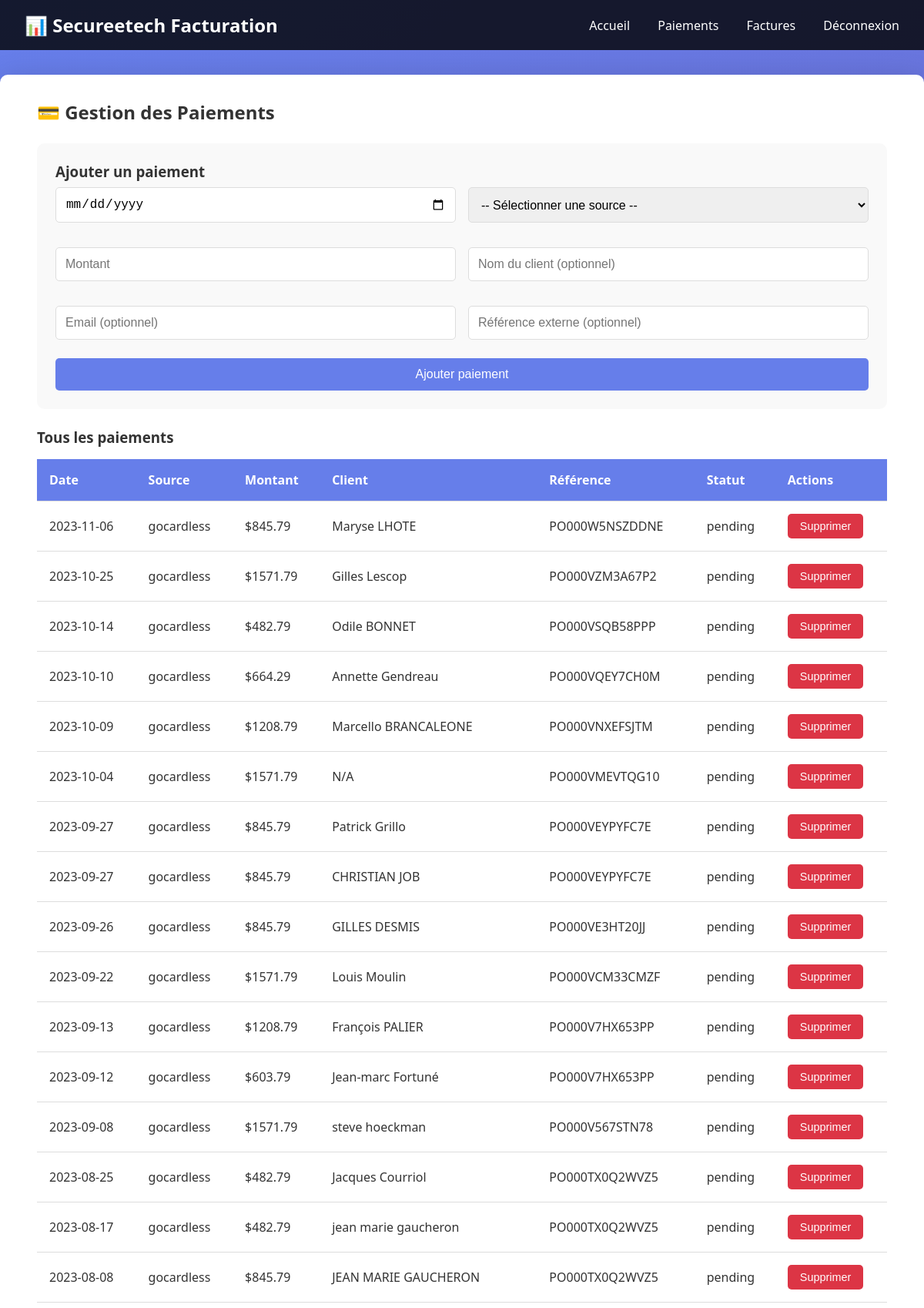
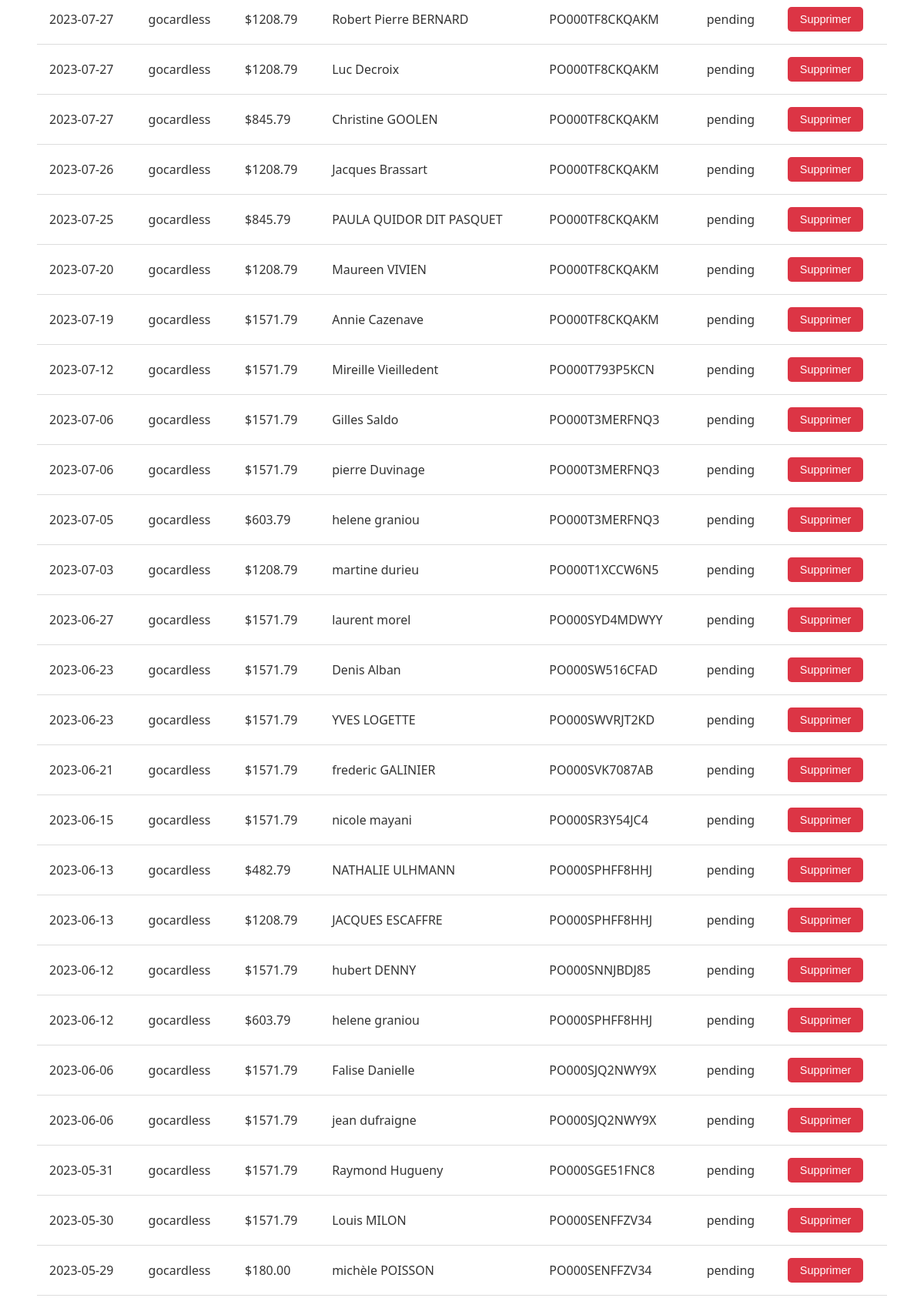
Page /paiements (signed in, upper part) on the committed database (2 pictures, top to bottom).
### tables this page shows
CREATE TABLE paiements (
        id INTEGER PRIMARY KEY AUTOINCREMENT,
        date_paiement TEXT NOT NULL,
        source TEXT NOT NULL,
        montant REAL NOT NULL,
        client_nom TEXT,
        email TEXT,
        statut TEXT DEFAULT 'pending',
        reference_externe TEXT,
        metadonnees TEXT,
        synchronise INTEGER DEFAULT 0,
        created_at TEXT DEFAULT CURRENT_TIMESTAMP
    );

### app.py (the view)
@app.route('/paiements')
@login_required
def paiements():
    paiements = database.obtenir_tous_paiements()
    sources = list(set(p['source'] for p in paiements))
    return render_template('paiements.html', paiements=paiements, sources=sources)

### app.py (called while the page is built)
def login_required(f):
    @wraps(f)
    def decorated_function(*args, **kwargs):
        if 'authenticated' not in session:
            return redirect(url_for('connexion'))
        return f(*args, **kwargs)
    return decorated_function

### database.py (called while the page is built)
def get_connection():
    conn = sqlite3.connect(DB_FILE)
    conn.row_factory = sqlite3.Row
    return conn

def obtenir_tous_paiements():
    conn = get_connection()
    cursor = conn.cursor()
    cursor.execute('SELECT * FROM paiements ORDER BY date_paiement DESC')
    paiements = [dict(row) for row in cursor.fetchall()]
    conn.close()
    return paiements

### templates/paiements.html (shortened to what this page needs)
{% extends "base.html" %}
{% block content %}
<h2>💳 Gestion des Paiements</h2>
<div style="background: #f9f9f9; padding: 1.5rem; border-radius: 10px; margin: 1.5rem 0;">
    <h3>Ajouter un paiement</h3>
    <form id="form-paiement" style="display: grid; grid-template-columns: 1fr 1fr; gap: 1rem;">
        <input type="date" id="date_paiement" name="date_paiement" required>
        <select id="source" name="source" required>
            <option value="">-- Sélectionner une source --</option>
        </select>
        <input type="number" id="montant" name="montant" placeholder="Montant" step="0.01" required>
        <input type="text" id="client_nom" name="client_nom" placeholder="Nom du client (optionnel)">
        <input type="email" id="email" name="email" placeholder="Email (optionnel)">
        <input type="text" id="reference_externe" name="reference_externe" placeholder="Référence externe (optionnel)">
        <button type="submit" style="grid-column: 1 / -1;">Ajouter paiement</button>
    </form>
</div>
<h3>Tous les paiements</h3>
<table>
    <thead>
        <tr>
            <th>Date</th>
            <th>Source</th>
            <th>Montant</th>
            <th>Client</th>
            <th>Référence</th>
            <th>Statut</th>
            <th>Actions</th>
        </tr>
    </thead>
    <tbody id="paiements-tbody">
        {% for paiement in paiements %}
        <tr data-id="{{ paiement.id }}">
            <td>{{ paiement.date_paiement }}</td>
            <td>{{ paiement.source }}</td>
            <td>${{ "%.2f"|format(paiement.montant) }}</td>
            <td>{{ paiement.client_nom or 'N/A' }}</td>
            <td>{{ paiement.reference_externe or '-' }}</td>
            <td>{{ paiement.statut }}</td>
            <td>
                <button onclick="supprimerPaiement({{ paiement.id }})" style="background: #dc3545; padding: 0.5rem 1rem; font-size: 0.9rem;">Supprimer</button>
            </td>
        </tr>
        {% endfor %}
    </tbody>
</table>
{% endblock %}

### templates/base.html (style rules this page uses)
* { margin: 0; padding: 0; box-sizing: border-box; }
body { font-family: 'Segoe UI', Tahoma, Geneva, Verdana, sans-serif; background: linear-gradient(135deg, #667eea 0%, #764ba2 100%); min-height: 100vh; color: #333; }
button { background: #667eea; color: white; border: none; padding: 0.75rem 1.5rem; border-radius: 5px; cursor: pointer; font-size: 1rem; }
input, textarea, select { width: 100%; padding: 0.75rem; border: 1px solid #ddd; border-radius: 5px; margin: 0.5rem 0; font-size: 1rem; }
table { width: 100%; border-collapse: collapse; margin: 1rem 0; }
table th, table td { padding: 1rem; text-align: left; border-bottom: 1px solid #ddd; }
table th { background: #667eea; color: white; }

### rows in the picture
paiements: date_paiement "2023-11-06", source "gocardless", montant "845.79", client_nom "Maryse LHOTE", reference_externe "PO000W5NSZDDNE", statut "pending"
paiements: date_paiement "2023-10-25", source "gocardless", montant "1571.79", client_nom "Gilles Lescop", reference_externe "PO000VZM3A67P2", statut "pending"
paiements: date_paiement "2023-10-14", source "gocardless", montant "482.79", client_nom "Odile BONNET", reference_externe "PO000VSQB58PPP", statut "pending"
paiements: date_paiement "2023-10-10", source "gocardless", montant "664.29", client_nom "Annette Gendreau", reference_externe "PO000VQEY7CH0M", statut "pending"
paiements: date_paiement "2023-10-09", source "gocardless", montant "1208.79", client_nom "Marcello BRANCALEONE", reference_externe "PO000VNXEFSJTM", statut "pending"
paiements: date_paiement "2023-10-04", source "gocardless", montant "1571.79", client_nom "N/A", reference_externe "PO000VMEVTQG10", statut "pending"
paiements: date_paiement "2023-09-27", source "gocardless", montant "845.79", client_nom "Patrick Grillo", reference_externe "PO000VEYPYFC7E", statut "pending"
paiements: date_paiement "2023-09-27", source "gocardless", montant "845.79", client_nom "CHRISTIAN JOB", reference_externe "PO000VEYPYFC7E", statut "pending"
paiements: date_paiement "2023-09-26", source "gocardless", montant "845.79", client_nom "GILLES DESMIS", reference_externe "PO000VE3HT20JJ", statut "pending"
paiements: date_paiement "2023-09-22", source "gocardless", montant "1571.79", client_nom "Louis Moulin", reference_externe "PO000VCM33CMZF", statut "pending"
paiements: date_paiement "2023-09-13", source "gocardless", montant "1208.79", client_nom "François PALIER", reference_externe "PO000V7HX653PP", statut "pending"
paiements: date_paiement "2023-09-12", source "gocardless", montant "603.79", client_nom "Jean-marc Fortuné", reference_externe "PO000V7HX653PP", statut "pending"
paiements: date_paiement "2023-09-08", source "gocardless", montant "1571.79", client_nom "steve hoeckman", reference_externe "PO000V567STN78", statut "pending"
paiements: date_paiement "2023-08-25", source "gocardless", montant "482.79", client_nom "Jacques Courriol", reference_externe "PO000TX0Q2WVZ5", statut "pending"
paiements: date_paiement "2023-08-17", source "gocardless", montant "482.79", client_nom "jean marie gaucheron", reference_externe "PO000TX0Q2WVZ5", statut "pending"
paiements: date_paiement "2023-08-08", source "gocardless", montant "845.79", client_nom "JEAN MARIE GAUCHERON", reference_externe "PO000TX0Q2WVZ5", statut "pending"
paiements: date_paiement "2023-07-27", source "gocardless", montant "1208.79", client_nom "Robert Pierre BERNARD", reference_externe "PO000TF8CKQAKM", statut "pending"
paiements: date_paiement "2023-07-27", source "gocardless", montant "1208.79", client_nom "Luc Decroix", reference_externe "PO000TF8CKQAKM", statut "pending"
paiements: date_paiement "2023-07-27", source "gocardless", montant "845.79", client_nom "Christine GOOLEN", reference_externe "PO000TF8CKQAKM", statut "pending"
paiements: date_paiement "2023-07-26", source "gocardless", montant "1208.79", client_nom "Jacques Brassart", reference_externe "PO000TF8CKQAKM", statut "pending"
paiements: date_paiement "2023-07-25", source "gocardless", montant "845.79", client_nom "PAULA QUIDOR DIT PASQUET", reference_externe "PO000TF8CKQAKM", statut "pending"
paiements: date_paiement "2023-07-20", source "gocardless", montant "1208.79", client_nom "Maureen VIVIEN", reference_externe "PO000TF8CKQAKM", statut "pending"
paiements: date_paiement "2023-07-19", source "gocardless", montant "1571.79", client_nom "Annie Cazenave", reference_externe "PO000TF8CKQAKM", statut "pending"
paiements: date_paiement "2023-07-12", source "gocardless", montant "1571.79", client_nom "Mireille Vieilledent", reference_externe "PO000T793P5KCN", statut "pending"
paiements: date_paiement "2023-07-06", source "gocardless", montant "1571.79", client_nom "Gilles Saldo", reference_externe "PO000T3MERFNQ3", statut "pending"
paiements: date_paiement "2023-07-06", source "gocardless", montant "1571.79", client_nom "pierre Duvinage", reference_externe "PO000T3MERFNQ3", statut "pending"
paiements: date_paiement "2023-07-05", source "gocardless", montant "603.79", client_nom "helene graniou", reference_externe "PO000T3MERFNQ3", statut "pending"
paiements: date_paiement "2023-07-03", source "gocardless", montant "1208.79", client_nom "martine durieu", reference_externe "PO000T1XCCW6N5", statut "pending"
paiements: date_paiement "2023-06-27", source "gocardless", montant "1571.79", client_nom "laurent morel", reference_externe "PO000SYD4MDWYY", statut "pending"
paiements: date_paiement "2023-06-23", source "gocardless", montant "1571.79", client_nom "Denis Alban", reference_externe "PO000SW516CFAD", statut "pending"
paiements: date_paiement "2023-06-23", source "gocardless", montant "1571.79", client_nom "YVES LOGETTE", reference_externe "PO000SWVRJT2KD", statut "pending"
paiements: date_paiement "2023-06-21", source "gocardless", montant "1571.79", client_nom "frederic GALINIER", reference_externe "PO000SVK7087AB", statut "pending"
paiements: date_paiement "2023-06-15", source "gocardless", montant "1571.79", client_nom "nicole mayani", reference_externe "PO000SR3Y54JC4", statut "pending"
paiements: date_paiement "2023-06-13", source "gocardless", montant "482.79", client_nom "NATHALIE ULHMANN", reference_externe "PO000SPHFF8HHJ", statut "pending"
paiements: date_paiement "2023-06-13", source "gocardless", montant "1208.79", client_nom "JACQUES ESCAFFRE", reference_externe "PO000SPHFF8HHJ", statut "pending"
paiements: date_paiement "2023-06-12", source "gocardless", montant "1571.79", client_nom "hubert DENNY", reference_externe "PO000SNNJBDJ85", statut "pending"
paiements: date_paiement "2023-06-12", source "gocardless", montant "603.79", client_nom "helene graniou", reference_externe "PO000SPHFF8HHJ", statut "pending"
paiements: date_paiement "2023-06-06", source "gocardless", montant "1571.79", client_nom "Falise Danielle", reference_externe "PO000SJQ2NWY9X", statut "pending"
paiements: date_paiement "2023-06-06", source "gocardless", montant "1571.79", client_nom "jean dufraigne", reference_externe "PO000SJQ2NWY9X", statut "pending"
paiements: date_paiement "2023-05-31", source "gocardless", montant "1571.79", client_nom "Raymond Hugueny", reference_externe "PO000SGE51FNC8", statut "pending"
paiements: date_paiement "2023-05-30", source "gocardless", montant "1571.79", client_nom "Louis MILON", reference_externe "PO000SENFFZV34", statut "pending"
paiements: date_paiement "2023-05-29", source "gocardless", montant "180.00", client_nom "michèle POISSON", reference_externe "PO000SENFFZV34", statut "pending"
